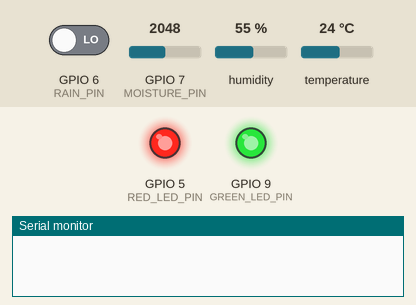
Simulated run of this sketch. Board: ESP32-S3. Parts: output pins drawn as LEDs (lit = HIGH), the last lines printed to the serial monitor. The inputs (shaded band) are chosen by the test bench; at power-on: GPIO 6 (RAIN_PIN) LOW, GPIO 7 (MOISTURE_PIN) = 2048, humidity 55 %, temperature 24 °C. WiFi joins after 1.5 s; servers stay silent unless stated; random numbers use the default seed unless the sketch sets one; no MQTT or app messages arrive unless stated.

Above: at 0.1 s.
At 1.1 s:
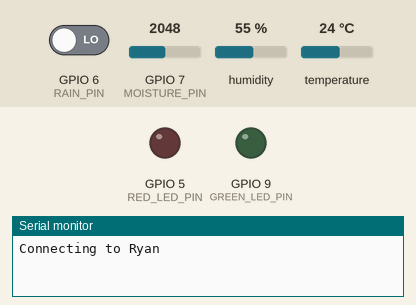
At 30.1 s:
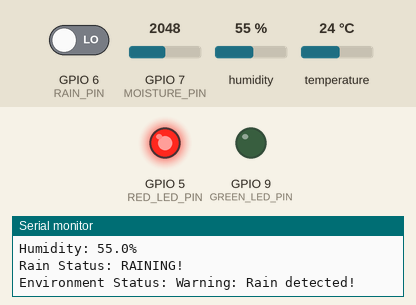
Timing chart, 0 to 31.6 s (numbered marks = the images above):
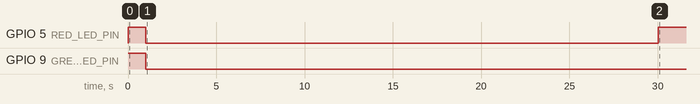

The sketch:

Working_Sensor_MQTT.ino
```cpp
#include <WiFi.h>
#include <PubSubClient.h>
#include <ArduinoJson.h>
#include <DHT.h>

// Pin Definitions
const int MOISTURE_PIN = 7;
const int DHT_PIN = 42;
const int RAIN_PIN = 6;
const int GREEN_LED_PIN = 9;
const int RED_LED_PIN = 5;

// Soil Moisture Mapping
int MinMoistureValue = 4095;
int MaxMoistureValue = 2060;
int MinMoisture = 0;
int MaxMoisture = 100;

// WiFi and MQTT Configuration
const char* ssid = "Ryan";
const char* password = "1234567890";
const char* mqtt_server = "104.197.97.42";  // Your VM's external IP
const int mqtt_port = 1883;
const char* mqtt_user = "";     // If you have MQTT authentication
const char* mqtt_password = ""; // If you have MQTT authentication

// MQTT Topics
const char* TOPIC_MOISTURE = "sensors/moisture";
const char* TOPIC_TEMPERATURE = "sensors/temperature";
const char* TOPIC_HUMIDITY = "sensors/humidity";
const char* TOPIC_RAIN = "sensors/rain";
const char* TOPIC_STATUS = "sensors/status";

// DHT Setup
#define DHTTYPE DHT11
DHT dht(DHT_PIN, DHTTYPE);

// Sensor data structure
struct SensorData {
  int moistureRaw;
  int moisturePercentage;
  float temperature;
  float humidity;
  bool isRaining;
} sensorData;

// MQTT Client setup
WiFiClient wifiClient;
PubSubClient client(wifiClient);

unsigned long lastMsgTime = 0;
const long INTERVAL = 30000;  // 30 seconds interval

void setup_wifi() {
  delay(10);
  Serial.println();
  Serial.print("Connecting to ");
  Serial.println(ssid);

  WiFi.mode(WIFI_STA);  // Added explicit WiFi mode
  WiFi.begin(ssid, password);

  while (WiFi.status() != WL_CONNECTED) {
    delay(500);
    Serial.print(".");
  }

  Serial.println("");
  Serial.println("WiFi connected");
  Serial.println("IP address: ");
  Serial.println(WiFi.localIP());
}

void reconnect() {
  while (!client.connected()) {
    Serial.print("Attempting MQTT connection...");
    String clientId = "ArduinoPlant-";
    clientId += String(random(0xffff), HEX);

    if (client.connect(clientId.c_str(), mqtt_user, mqtt_password)) {
      Serial.println("connected");
      // Publish a status message upon connection
      client.publish(TOPIC_STATUS, "{\"status\":\"connected\"}");
    } else {
      Serial.print("failed, rc=");
      Serial.print(client.state());
      Serial.println(" retrying in 5 seconds");
      delay(5000);
    }
  }
}

void setup() {
  Serial.begin(115200);
  while (!Serial) continue;  // Wait for Serial to be ready

  // Setup pins
  pinMode(GREEN_LED_PIN, OUTPUT);
  pinMode(RED_LED_PIN, OUTPUT);
  pinMode(RAIN_PIN, INPUT);

  // Initial LED test
  digitalWrite(GREEN_LED_PIN, HIGH);
  digitalWrite(RED_LED_PIN, HIGH);
  delay(1000);
  digitalWrite(GREEN_LED_PIN, LOW);
  digitalWrite(RED_LED_PIN, LOW);

  // Initialize sensors and connections
  dht.begin();
  setup_wifi();
  client.setServer(mqtt_server, mqtt_port);

  Serial.println("==========================================");
  Serial.println("Smart Plant Monitoring System");
  Serial.println("==========================================");
}

void readAllSensors() {
  // Read Soil Moisture
  sensorData.moistureRaw = analogRead(MOISTURE_PIN);
  Serial.print("Raw Moisture Value: ");
  Serial.println(sensorData.moistureRaw);

  sensorData.moistureRaw = constrain(sensorData.moistureRaw, MaxMoistureValue, MinMoistureValue);
  sensorData.moisturePercentage = map(sensorData.moistureRaw, MinMoistureValue, MaxMoistureValue, MinMoisture, MaxMoisture);

  // Read Temperature and Humidity
  sensorData.humidity = dht.readHumidity();
  sensorData.temperature = dht.readTemperature();

  // Read Rain Sensor
  sensorData.isRaining = !digitalRead(RAIN_PIN);  // Inverted because sensor gives LOW when wet

  updateLEDs();
}

void updateLEDs() {
  bool isAlert = false;

  // Check conditions
  if (sensorData.moisturePercentage <= 30 ||
      sensorData.temperature > 30 ||
      sensorData.humidity > 85 ||
      sensorData.isRaining) {
    isAlert = true;
  }

  digitalWrite(RED_LED_PIN, isAlert);
  digitalWrite(GREEN_LED_PIN, !isAlert);
}

void publishData() {
  // Create JSON document for all sensor data
  StaticJsonDocument<200> doc;
  doc["moisture"] = sensorData.moisturePercentage;
  doc["temperature"] = sensorData.temperature;
  doc["humidity"] = sensorData.humidity;
  doc["isRaining"] = sensorData.isRaining;
  doc["timestamp"] = millis();

  char buffer[200];
  serializeJson(doc, buffer);

  // Publish to individual topics
  client.publish(TOPIC_MOISTURE, String(sensorData.moisturePercentage).c_str());
  client.publish(TOPIC_TEMPERATURE, String(sensorData.temperature).c_str());
  client.publish(TOPIC_HUMIDITY, String(sensorData.humidity).c_str());
  client.publish(TOPIC_RAIN, sensorData.isRaining ? "1" : "0");

  // Publish complete JSON to status topic
  client.publish(TOPIC_STATUS, buffer);
}

void printReadings() {
  Serial.println("\n----------------------------------------");
  Serial.print("Soil Moisture: ");
  Serial.print(sensorData.moisturePercentage);
  Serial.println("%");

  Serial.print("Temperature: ");
  Serial.print(sensorData.temperature, 1);
  Serial.println("°C");

  Serial.print("Humidity: ");
  Serial.print(sensorData.humidity, 1);
  Serial.println("%");

  Serial.print("Rain Status: ");
  Serial.println(sensorData.isRaining ? "RAINING!" : "No Rain");

  Serial.print("Environment Status: ");
  if (sensorData.temperature > 30) {
    Serial.println("Warning: Temperature too high!");
  } else if (sensorData.humidity > 85) {
    Serial.println("Warning: Humidity too high!");
  } else if (sensorData.isRaining) {
    Serial.println("Warning: Rain detected!");
  } else {
    Serial.println("Optimal Growing Conditions");
  }
}

void loop() {
  if (!client.connected()) {
    reconnect();
  }
  client.loop();

  unsigned long now = millis();
  if (now - lastMsgTime > INTERVAL) {
    lastMsgTime = now;

    readAllSensors();
    printReadings();
    publishData();
  }
}
```

Measured:
- by itself, GPIO 5 (RED_LED_PIN): HIGH → LOW at 1.0 s, → HIGH 29.0 s later
